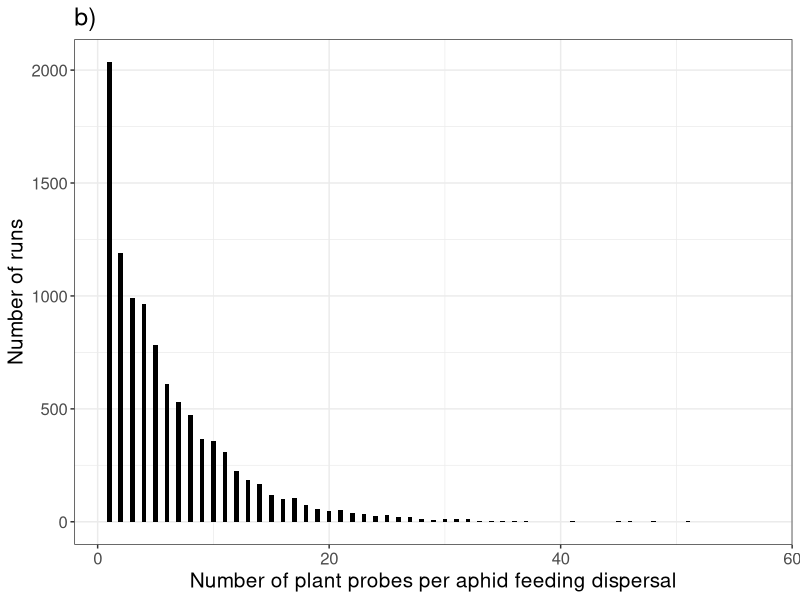
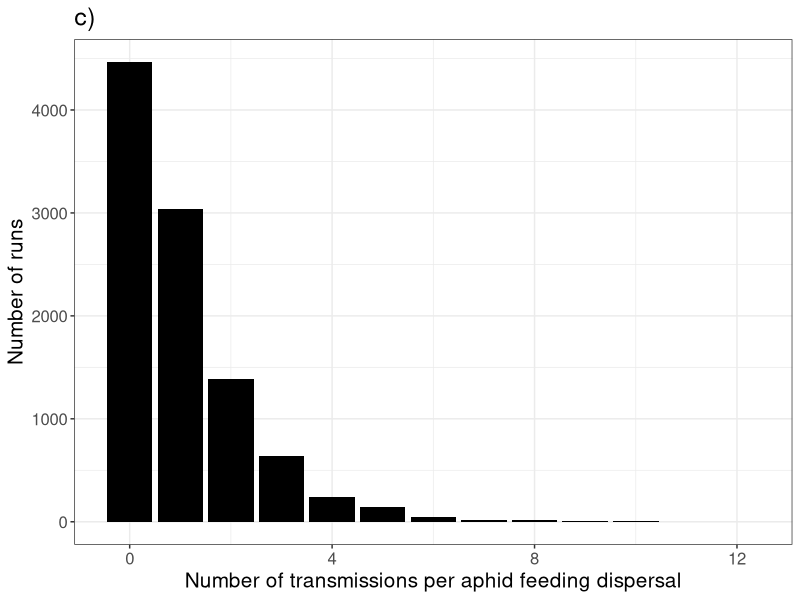

R code for these plots, in order: (Note: this script raises an error after producing the figures.)

##############################################################
##### RECREATION OF MARCOV CHAIN BY DONNELLY ET AL. 2019 #####
##############################################################

rm(list = ls())
library(ggplot2)

## function to simulate feeding dispersal of one aphid, starting with flight and ending with feeding
feeding_dispersal <- function(I, v, w, e) {
  
  S <- 1 - I
  i_hat <- (v*I)/(S + v*I)
  
  states <- c("probeS", "probeI", "feedS", "feedI", "flight")
  
  transition_matrix <- matrix(c(((1-w)*(1-i_hat)), ((1-w)*i_hat), w, 0,   0,
                                (1-e*w)*(1-i_hat), (1-e*w)*i_hat, 0, e*w, 0,
                                0,                 0,             1, 0,   0,
                                0,                 0,             0, 1,   0,
                                1-i_hat,           i_hat,         0, 0,   0),
                              nrow = 5, byrow=T,
                              dimnames = list(states))
  
  state <- "flight"
  state_changes <- "flight"
  transmissions <- 0
  probes <- 0
  feeding <- F
  
  ## MARKOV CHAIN ##
  while (feeding == F) {
    
    
    if (state == "flight") {
      
      # use transition matrix to work out new state of markov chain
      state <- sample(states, 1, replace=T, prob = transition_matrix["flight",])
    }
    
    else if (state == "probeI") {
      
      state <- sample(states, 1, replace=T, prob = transition_matrix["probeI",])
      probes <- probes + 1
      
      if (state == "probeS") {
        transmissions <- transmissions + 1 # probeI -> probeS means transmission has taken place
        probes <- probes + 1
      }
      else if (state == "feedI") {
        feeding <- T
      }
    }
    
    else if (state == "probeS") {
      
      state <- sample(states, 1, replace=T, prob = transition_matrix["probeS",])
      probes <- probes + 1
      
      if (state == "feedS") {
        feeding <- T
      }
    }
    
    # add state to vector of all states
    state_changes <- c(state_changes, state)
  }
  #print(state_changes)
  #length(state_changesx)
  
  return(c(transmissions, probes))
}



## runs num_runs feeding dispersals and returns number of transmissions per dispersal
run_simulations <- function(num_runs, I, v, w ,e) {
  
  transmission_results <- data.frame(num_transmissions = vector(length=num_runs),
                                     num_probes = vector(length=num_runs))
  
  for (run in 1:num_runs) {
    transmission_results[run,] <- feeding_dispersal(I, v, w, e)
  }
  
  return(transmission_results)
}



## runs num_runs feeding dispersals where the num transmissions feeds back into number infected plants
## and returns number of transmissions per dispersal + num infected at each step
run_simulations_feedback <- function(num_runs, init_I, num_plants, v, w, e) {
  
  # initialise results dataframe
  transmission_results <- data.frame(time = 1:num_runs,
                                     num_transmissions = vector(length = num_runs),
                                     freq_I = vector(length = num_runs))
  I <- init_I
  
  for (run in 1:num_runs) {
    
    num_transmissions <- feeding_dispersal(I, v, w, e)[1]
    transmission_results[run, 2:3] <- c(num_transmissions, I)
    I <- (I*num_plants + num_transmissions)/num_plants # update I: convert to number from freq, add transmissions from dispersal, convert back to freq
    if (I > 1) {
      transmission_results <- transmission_results[-(run+1):num_runs,] # remove empty rows from end of dataframe
      break
    }
  }
  
  #hist(transmission_results, xlab = "Number of transmissions per feeding dispersal")
  return(transmission_results)
}


v <- 1
I <- 0.5
w <- 0.2
e <- 1
i_hat <- (v*I)/(1-I + v*I)
set.seed(43)
result <- run_simulations(10000, I=I, v=v, w=w, e=e)

transmissions_count <- as.data.frame(table(result$num_transmissions))
names(transmissions_count)[1] <- "num_transmissions"
transmissions_count$num_transmissions <- as.numeric(transmissions_count$num_transmissions) - 1

transmissions_barplot <- ggplot(data.frame(result), aes(x = num_transmissions)) +
  geom_bar(fill="black") +
  #geom_line(data = result_count, aes(x = result, y = Freq), colour = "red", size = 0.8) +
  labs(x = "Number of transmissions per aphid feeding dispersal",
       y = "Number of runs",
       title = "c)") +
  theme_bw() +
  theme(text = element_text(size = 15),
    strip.background = element_blank(), 
    )

probes_count <- as.data.frame(table(result$num_probes))
names(probes_count)[1] <- "num_probes"
probes_count$num_probes <- as.numeric(probes_count$num_probes) - 1

probes_barplot <- ggplot(data.frame(result), aes(x = num_probes)) +
  geom_bar(fill="black", width=0.4) +
  labs(x = "Number of plant probes per aphid feeding dispersal",
       y = "Number of runs",
       title = "b)") +
  theme_bw() +
  theme(text = element_text(size = 15),
        strip.background = element_blank(), 
  )

pdf("results/MC_simulation_barplot.pdf")
grid.arrange(probes_barplot, transmissions_barplot)
dev.off()

# plot expected geometric distribution (model is zero-deflated), p = probability of success = probability of feeding = 1-prob of probing = 1-P_Sk
s_hat <- 1-i_hat
P_Sk <- ((1-w)*(1-e*w)*i_hat*s_hat)/((1-(1-e*w)*i_hat)*(1-(1-w)*s_hat)) # from Donnelly 2019, Appendix 1, Eq S8

geom_dist_points <- data.frame(rgeom(n = 10000, p = 1-P_Sk))
names(geom_dist_points) <- "num_transmissions"

ggplot(data.frame(result), aes(x = num_transmissions)) + 
  geom_histogram(binwidth = 1, fill="blue", color="blue") +
  geom_histogram(data = geom_dist_points, aes(x = num_transmissions), binwidth = 1, fill=NA, color="red") +
  labs(x="n, number of transmissions per dispersal")
  
### now run simulations with feedback on I
num_plants <- 3000
I <- 2/num_plants

feedback_result <- run_simulations_feedback(10000, init_I=I, num_plants=num_plants, v=v, w=w, e=e)

ggplot(data=feedback_result, aes(x = num_transmissions)) + 
  geom_histogram(binwidth = 1, fill="green", color="green") +
  geom_histogram(data = geom_dist_points, aes(x = num_transmissions), binwidth = 1, fill=NA, color="red") +
  labs(x="n, number of transmissions per dispersal")
ggplot(feedback_result, aes(x = time, y = freq_I)) +
  geom_point()
